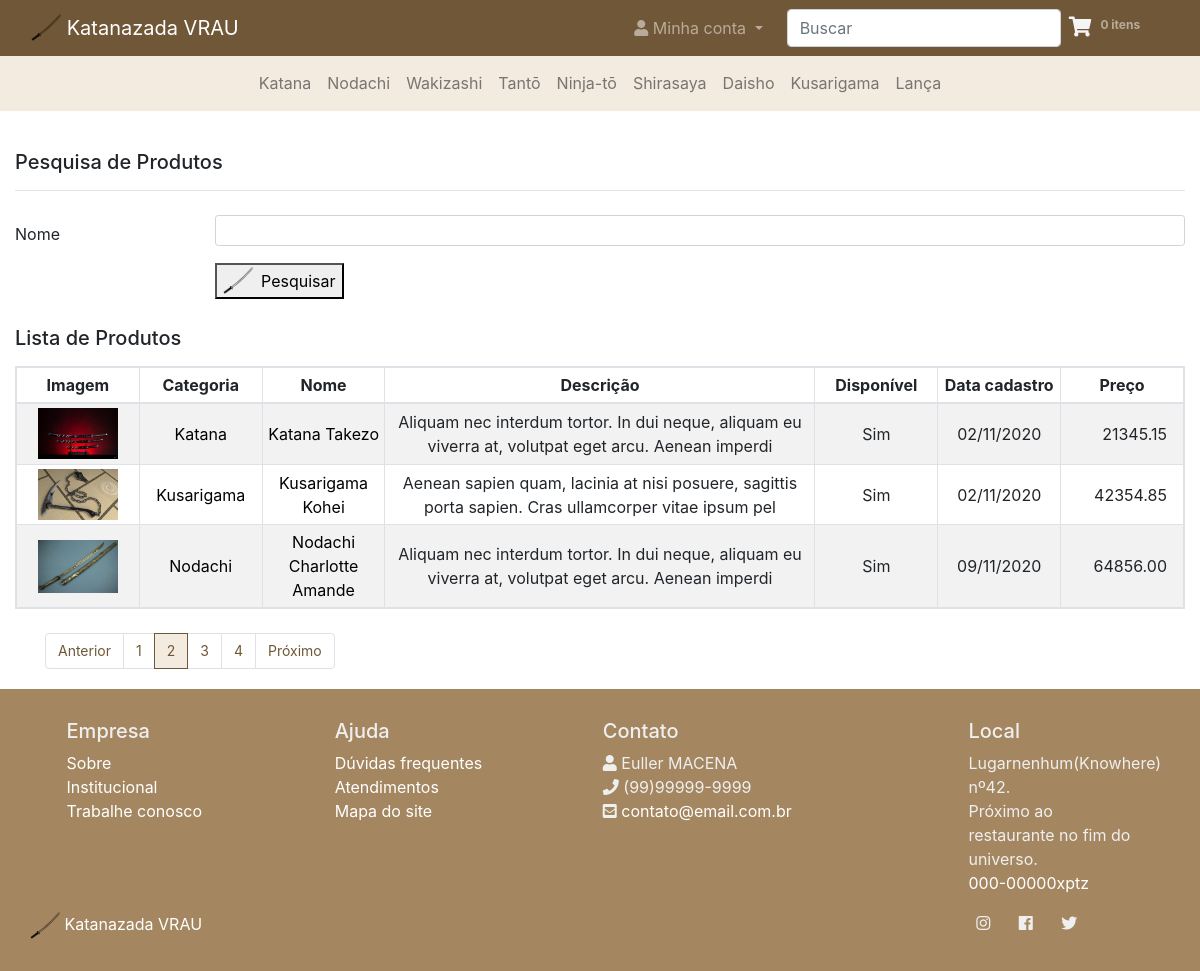
Screenshot of /productList/?page=2&name= with the database file from the repository.
### product/models.py (models this page shows, shortened)
class Product(models.Model):
    category = models.ForeignKey(Category, related_name="products" ,on_delete = models.DO_NOTHING)
    name = models.CharField(max_length = 100, db_index = True, unique = True)
    description = models.CharField(max_length = 100)
    slug = models.SlugField(max_length = 100)
    image = models.ImageField(upload_to='images/')
    price = models.DecimalField(max_digits = 10, decimal_places = 2)
    registeredDate = models.DateField()
    available = models.BooleanField(default = False)
    bestSeller = models.BooleanField(default = False)
    steel = models.CharField(max_length = 100, blank = True, choices = (("1060", "1060"), ("1075", "1075"),("1095", "1095"),("9260", "9260"),("damasco", "damasco"),("dobrado", "dobrado")))
    color = models.CharField(max_length = 100, blank = True)
    class Meta:
        db_table = 'product'
    def __str__(self):
        return self.name
    def getAvailable(self):
        return "Sim" if self.available else "Não"

### category/models.py (models this page shows, shortened)
class Category(models.Model):
    name = models.CharField(max_length = 70, db_index = True, unique = True)
    slug = models.SlugField(max_length = 70)
    class Meta:
        db_table = 'category'
        ordering = ('name',)
    def __str__(self):
        return self.name

### product/views.py (the view)
# urls.py: path("productList/", views.productList, name="productList"),
def productList(request):
    form = FormSearchProduct(request.GET)
    if(form.is_valid()):
        name = form.cleaned_data['name']
        productList = Product.objects.filter(name__icontains=name).order_by('name')
        paginator = Paginator(productList, 3)
        page = request.GET.get('page')
        page_obj = paginator.get_page(page)
        print(productList)
        print(page_obj)
        return render(request, 'product/productSearch.html', {'products': page_obj, 'form': form, 'name': name})
    else:
        raise ValueError("Ocorreu um erro inesperado ao tentar recuperar um produto.")

### product/forms.py
class FormSearchProduct(forms.Form):
    name = forms.CharField(
        widget = forms.TextInput(attrs={'class': 'form-control form-control-sm', 'maxlength': '100'}),
        required=False
    )

### cart/cart.py (called while the page is built)
    def getCartPrice(self):
        return sum(Decimal(item['totalPrice']) for item in self.cart.values())

    def getCartQty(self):
        return sum(item['qty'] for item in self.cart.values())

### cart/context_processors.py (called while the page is built)
def sumCart(request):
    cart = Cart(request)
    qty = cart.getCartQty()
    cartPrice = cart.getCartPrice()
    return { 'qty': qty, 'cartPrice': cartPrice}

### product/templates/product/productSearch.html (shortened to what this page needs)
{% extends "base.html" %}
{% load static %}
{% block body %}
<div class="container-fluid">
    <div class="mb-4" style="padding-top: 100px;">
        <h5 class="mb-3">Pesquisa de Produtos</h5>
        <hr class="mt-0">
    </div>
    <form action="" method="GET" class="mb-4">
        <div class="form-group row" style="margin-bottom: 10px;">
            <label for="id_name" class="col-lg-2 col-form-label font-weigth-bold">Nome</label>
            <div class="col-lg-10">
                {{form.name}}
            </div>
        </div>
        <div class="form-group row">
            <div class="col-lg-10 offset-lg-2">
                <button class="submit" class="btn brown-background text-white">
                    <div class="d-flex align-items-center">
                        <img width="30" height="30" src="{% static 'images/katana-logo.png' %}" class="mr-2">Pesquisar
                    </div>
                </button>
            </div>
        </div>
    </form>
    <div style="min-height: 212px">
        {% if products %}
        <h5 class="mb-3">Lista de Produtos</h5>
        <table style="width: 100%;" class="table table-striped table-sm table-bordered table-responsive mb-4">
            <thead>
                <tr>
                    <th class="text-center">Imagem</th>
                    <th class="text-center">Categoria</th>
                    <th class="text-center">Nome</th>
                    <th class="text-center">Descrição</th>
                    <th class="text-center">Disponível</th>
                    <th class="text-center">Data cadastro</th>
                    <th class="text-center">Preço</th>
                </tr>
            </thead>
            <tbody>
                {% for product in products%}
                <tr>
                    <td width="10%" class="text-center align-middle">
                        <a href="{% url 'product:showProduct' product.id %}">
                            <img style="width: 80px" src="{{product.image.url}}"
                                alt="{{product.name}}">
                        </a>
                    </td>
                    <td width="10%" class="text-center align-middle">
                        <a style="color: #000000 " href="{% url 'product:showProduct' product.id %}">
                            {{product.category}}
                        </a>
                    </td>
                    <td width="10%" class="text-center align-middle">
                        <a style="color: #000000 " href="{% url 'product:showProduct' product.id %}">
                            {{product.name}}
                        </a>
                    </td>
                    <td width="35%" class="text-center align-middle">
                        {{product.description}}
                    </td>
                    <td width="10%" class="text-center align-middle">
                        {{product.getAvailable}}
                    </td>
                    <td width="10%" class="text-center align-middle">
                        {{product.registeredDate | date:'d/m/Y'}}
                    </td>
                    <td width="10%" class="text-right align-middle pr-3">
                        {{product.price}}
                    </td>
                </tr>
                {% endfor %}
            </tbody>
        </table>
        <div class="container" style="font-size: 14px; margin-bottom:20px">
            {% if products.has_other_pages %}
            <ul class="pagination">
                {% if products.has_previous %}
                <li class="page-item"><a class="page-link"
                        href="?page={{products.previous_page_number}}&name={{name}}">Anterior</a></li>
                {% else %}
                <li class="page-item disable"><a class="page-link" href="#" tabindex="-1">Anterior</a></li>
                {% endif %}
                {% for i in products.paginator.page_range %}
                {% if products.number == i %}
                <li class="page-item active"><a class="page-link" href="#">{{ i }}</a>
                </li>
                {% else %}
                <li class="page-item"><a class="page-link" href="?page={{ i }}&name={{name}}">{{ i }}</a>
                </li>
                {% endif %}
                {% endfor %}
                {% if products.has_next %}
                <li class='page-item'><a class='page-link'
                        href='?page={{ products.next_page_number }}&name={{name}}'>Próximo</a></li>
                {% else %}
                <li class='page-item disable'><a class='page-link' href='#' tabindex='-1'>Próximo</a></li>
                {% endif %}
            </ul>
            {% endif %}
        </div>
        {% endif %}
    </div>
</div>
{% endblock %}

### static/css/styles.css (style rules this page uses)
.pagination>li>a { background-color: white; color: #705737; }
.pagination>.active>a, .pagination>.active>a:focus, .pagination>.active>span, .pagination>.active>span:focus { color: #705737 !important; background-color: #f3eae0 !important; border: solid 1px #705737 !important; }
body, html { height: 100%; }
.barra { overflow: scroll; }

### rows the page displays
Product: image (picture), category "Katana", name "Katana Takezo", description "Aliquam nec interdum tortor. In dui neque, aliquam eu viverra at, volutpat eget arcu. Aenean imperdi", getAvailable "Sim", registeredDate "02/11/2020", price "21345.15"
Product: image (picture), category "Kusarigama", name "Kusarigama Kohei", description "Aenean sapien quam, lacinia at nisi posuere, sagittis porta sapien. Cras ullamcorper vitae ipsum pel", getAvailable "Sim", registeredDate "02/11/2020", price "42354.85"
Product: image (picture), category "Nodachi", name "Nodachi Charlotte Amande", description "Aliquam nec interdum tortor. In dui neque, aliquam eu viverra at, volutpat eget arcu. Aenean imperdi", getAvailable "Sim", registeredDate "09/11/2020", price "64856.00"

### other values shown
{{ qty }} "0"
{{ i }} "1" "3" "4"
{{ i }} "2"
